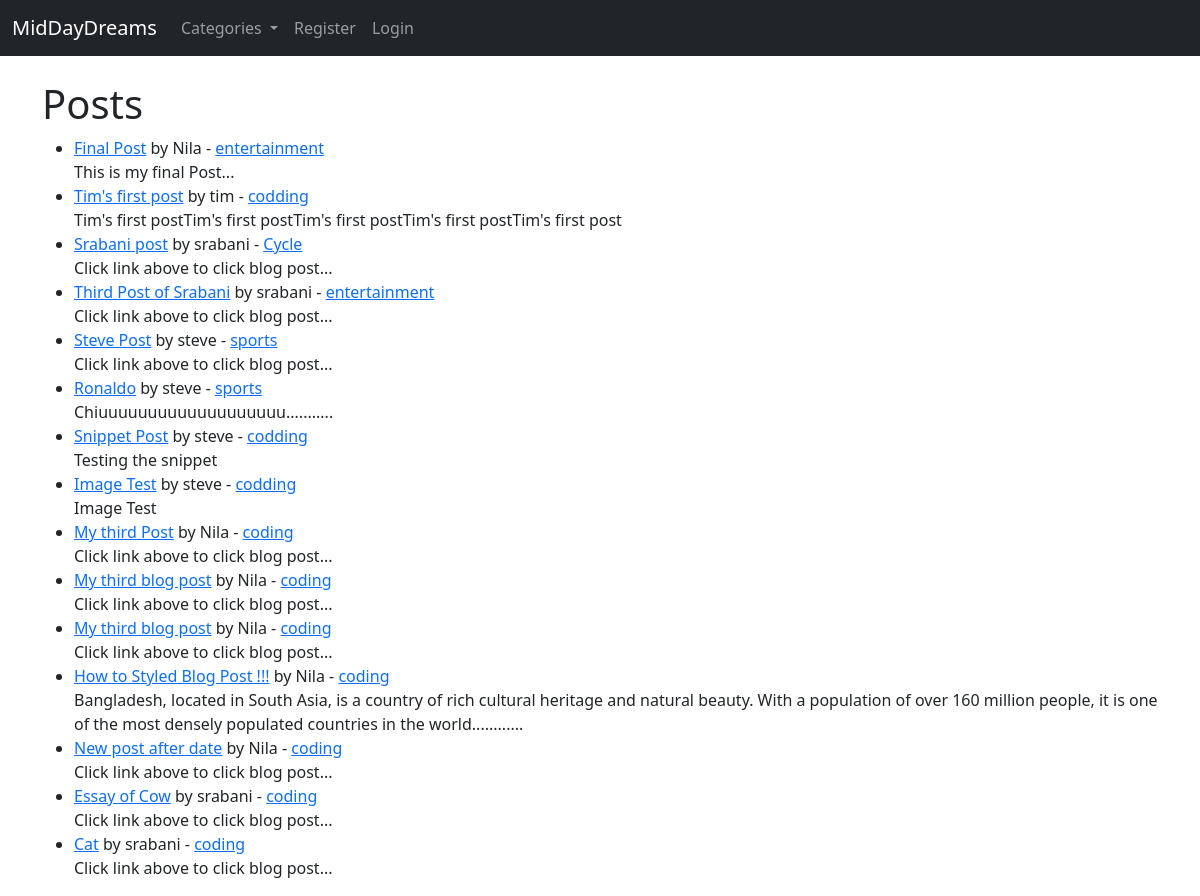
The page / on the database its author committed.
### theblog/models.py (models this page shows, shortened)
class Post(models.Model):
	title = models.CharField(max_length = 255)
	header_image = models.ImageField(null = True, blank = True, upload_to = "images/")
	title_tag = models.CharField(max_length = 255)
	author = models.ForeignKey(User, on_delete = models.CASCADE)
	body = RichTextField(blank = True, null = True)
	post_date = models.DateField(auto_now_add = True)
	category = models.CharField(max_length = 255, default = 'coding')
	snippet = models.CharField(max_length = 255)
	likes = models.ManyToManyField(User, related_name = 'blog_post')

### theblog/views.py (the view)
# urls.py: path('', HomeView.as_view(), name='home'),
class HomeView(ListView):
    model = Post
    template_name = 'home.html'
    ordering = ['-post_date']
    def get_context_data(self, *args, **kwargs):
        cat_menu = Category.objects.all()
        context = super(HomeView,self).get_context_data(*args, **kwargs)
        context["cat_menu"] = cat_menu
        return context

### theblog/models.py (called while the page is built)
	def __str__(self):
		return self.name

### theblog/templates/home.html (shortened to what this page needs)
{% extends 'base.html' %}
{% block content %}
  <h1>Posts</h1>
  <ul>
    {% for post in object_list %}
      <li>
        <a href="{% url 'article-detail' post.pk %}">{{ post.title }}</a> by {{ post.author }} -
        <a href="{% url 'category' post.category|slugify %}">{{ post.category }}</a>
        <br/>
        {{ post.snippet }}
      </li>
    {% endfor %}
  </ul>
{% endblock %}

### rows shown on the page
Post: title "Final Post", author "Nila", category "entertainment", snippet "This is my final Post..."
Post: title "Tim's first post", author "tim", category "codding", snippet "Tim's first postTim's first postTim's first postTim's first postTim's first post"
Post: title "Srabani post", author "srabani", category "Cycle", snippet "Click link above to click blog post..."
Post: title "Third Post of Srabani", author "srabani", category "entertainment", snippet "Click link above to click blog post..."
Post: title "Steve Post", author "steve", category "sports", snippet "Click link above to click blog post..."
Post: title "Ronaldo", author "steve", category "sports", snippet "Chiuuuuuuuuuuuuuuuuuuu..........."
Post: title "Snippet Post", author "steve", category "codding", snippet "Testing the snippet"
Post: title "Image Test", author "steve", category "codding", snippet "Image Test"
Post: title "My third Post", author "Nila", category "coding", snippet "Click link above to click blog post..."
Post: title "My third blog post", author "Nila", category "coding", snippet "Click link above to click blog post..."
Post: title "My third blog post", author "Nila", category "coding", snippet "Click link above to click blog post..."
Post: title "How to Styled Blog Post !!!", author "Nila", category "coding", snippet "Bangladesh, located in South Asia, is a country of rich cultural heritage and natural beauty. With a population of over 160 million people, it is one of the most densely populated countries in the world............"
Post: title "New post after date", author "Nila", category "coding", snippet "Click link above to click blog post..."
Post: title "Essay of Cow", author "srabani", category "coding", snippet "Click link above to click blog post..."
Post: title "Cat", author "srabani", category "coding", snippet "Click link above to click blog post..."
